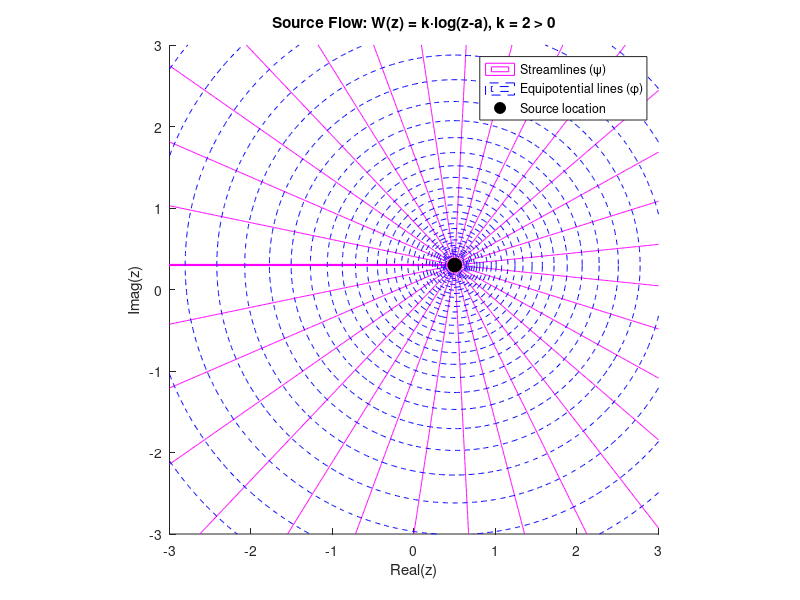
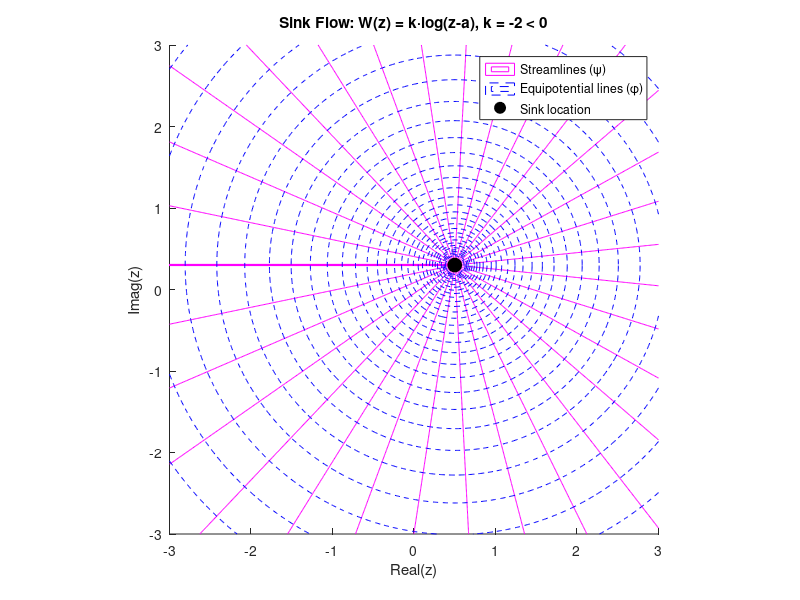
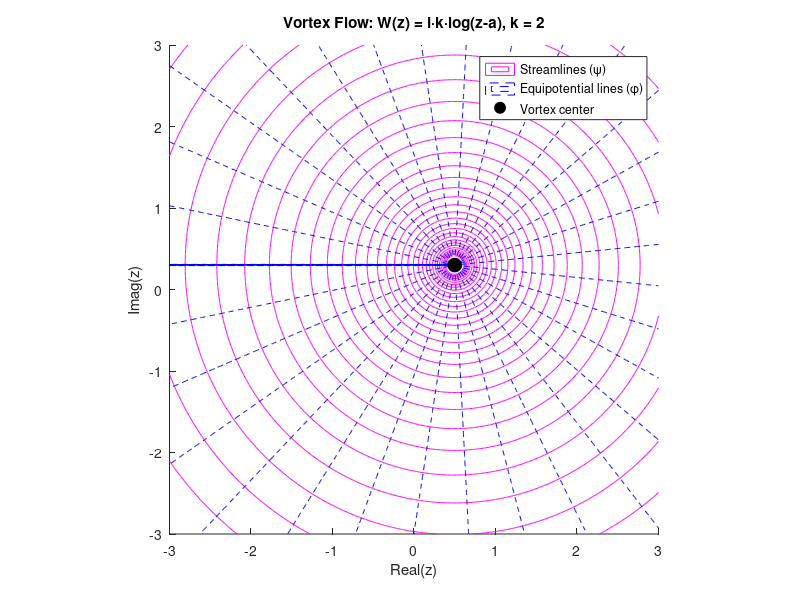
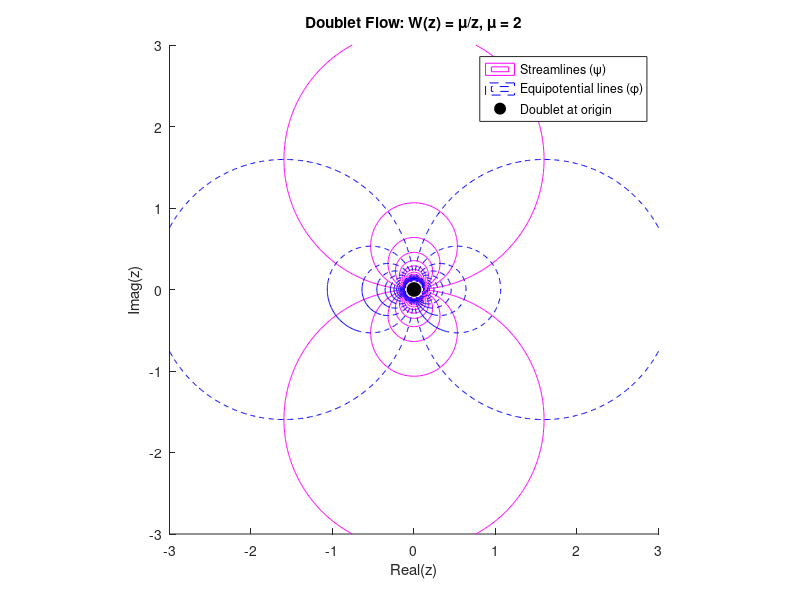

Write the MATLAB code that produced these figures, in order. (Note: this script raises an error after producing the figures.)
% Elementary Flow Visualization in the Complex Plane
% Complex Potential Analysis: W(z) = k*log(z-a)
% Author: Generated for fluid dynamics visualization
% Date: April 15, 2026

clc; clear; close all;

%% Setup Grid
x = linspace(-3, 3, 400);
y = linspace(-3, 3, 400);
[X, Y] = meshgrid(x, y);

%% Parameters
% Position of source/sink/vortex in complex plane
a = 0.5 + 0.3i;  % Complex constant position
a_x = real(a);
a_y = imag(a);

% Distance from singularity point
r = sqrt((X - a_x).^2 + (Y - a_y).^2);
theta = atan2(Y - a_y, X - a_x);

% Avoid singularity at z = a
r(r < 0.1) = NaN;

%% Source Flow (k > 0)
k_source = 2;  % Positive k for source

% Complex potential: W(z) = k*log(z-a) = k*log(r) + i*k*theta
% Real part (velocity potential): phi = k*log(r)
% Imaginary part (stream function): psi = k*theta
phi_source = k_source * log(r);
psi_source = k_source * theta;

figure(1)
set(gcf, 'Position', [100, 100, 800, 700]);
hold on;
contour(X, Y, psi_source, 30, 'm');  % Streamlines (magenta)
contour(X, Y, phi_source, 30, 'b--');  % Equipotential lines (blue dashed)
plot(a_x, a_y, 'ko', 'MarkerSize', 10, 'MarkerFaceColor', 'k');
axis equal;
xlim([-3, 3]);
ylim([-3, 3]);
xlabel('Real(z)');
ylabel('Imag(z)');
title(['Source Flow: W(z) = k·log(z-a), k = ' num2str(k_source) ' > 0']);
legend('Streamlines (\psi)', 'Equipotential lines (\phi)', 'Source location', 'Location', 'best');
hold off;

%% Sink Flow (k < 0)
k_sink = -2;  % Negative k for sink

phi_sink = k_sink * log(r);
psi_sink = k_sink * theta;

figure(2)
set(gcf, 'Position', [100, 100, 800, 700]);
hold on;
contour(X, Y, psi_sink, 30, 'm');  % Streamlines (magenta)
contour(X, Y, phi_sink, 30, 'b--');  % Equipotential lines (blue dashed)
plot(a_x, a_y, 'ko', 'MarkerSize', 10, 'MarkerFaceColor', 'k');
axis equal;
xlim([-3, 3]);
ylim([-3, 3]);
xlabel('Real(z)');
ylabel('Imag(z)');
title(['Sink Flow: W(z) = k·log(z-a), k = ' num2str(k_sink) ' < 0']);
legend('Streamlines (\psi)', 'Equipotential lines (\phi)', 'Sink location', 'Location', 'best');
hold off;

%% Vortex Flow (i*k*log(z-a))
k_vortex = 2;  % Strength parameter

% Complex potential: W(z) = i*k*log(z-a) = i*k*(log(r) + i*theta)
%                          = i*k*log(r) - k*theta
% Real part (velocity potential): phi = -k*theta
% Imaginary part (stream function): psi = k*log(r)
phi_vortex = -k_vortex * theta;
psi_vortex = k_vortex * log(r);

figure(3)
set(gcf, 'Position', [100, 100, 800, 700]);
hold on;
contour(X, Y, psi_vortex, 30, 'm');  % Streamlines (magenta)
contour(X, Y, phi_vortex, 30, 'b--');  % Equipotential lines (blue dashed)
plot(a_x, a_y, 'ko', 'MarkerSize', 10, 'MarkerFaceColor', 'k');
axis equal;
xlim([-3, 3]);
ylim([-3, 3]);
xlabel('Real(z)');
ylabel('Imag(z)');
title(['Vortex Flow: W(z) = i·k·log(z-a), k = ' num2str(k_vortex)]);
legend('Streamlines (\psi)', 'Equipotential lines (\phi)', 'Vortex center', 'Location', 'best');
hold off;

%% Doublet Flow (W(z) = mu/z)
% For doublet at origin with real strength mu
mu = 2;  % Real doublet strength (purely real for streamline on real axis)
a_doublet = 0;  % Doublet at origin

% Calculate distances from doublet center (origin)
r_doublet = sqrt(X.^2 + Y.^2);
r_doublet(r_doublet < 0.1) = NaN;  % Avoid singularity

% Complex potential: W(z) = mu/z = mu/(x+iy) = mu*(x-iy)/(x^2+y^2)
% Real part (velocity potential): phi = mu*x/(x^2+y^2)
% Imaginary part (stream function): psi = -mu*y/(x^2+y^2)
% Note: psi = 0 when y = 0 (the real axis is a streamline!)
phi_doublet = mu * X ./ (r_doublet.^2);
psi_doublet = -mu * Y ./ (r_doublet.^2);

figure(4)
set(gcf, 'Position', [100, 100, 800, 700]);
hold on;
contour(X, Y, psi_doublet, 30, 'm');  % Streamlines (magenta)
contour(X, Y, phi_doublet, 30, 'b--');  % Equipotental lines (blue dashed)
plot(0, 0, 'ko', 'MarkerSize', 10, 'MarkerFaceColor', 'k');
%plot([-3, 3], [0, 0], 'm-', 'LineWidth', 2);  % Real axis streamline
axis equal;
xlim([-3, 3]);
ylim([-3, 3]);
xlabel('Real(z)');
ylabel('Imag(z)');
title(['Doublet Flow: W(z) = \mu/z, \mu = ' num2str(mu)]);
legend('Streamlines (\psi)', 'Equipotential lines (\phi)', 'Doublet at origin', 'Real axis (\psi=0)', 'Location', 'best');
hold off;

%% Combined Comparison Plot
figure(5)
set(gcf, 'Position', [100, 100, 1400, 1000]);
subplot(2, 2, 1)
hold on;
contour(X, Y, psi_source, 30, 'm');
contour(X, Y, phi_source, 30, 'b--');
plot(a_x, a_y, 'ko', 'MarkerSize', 8, 'MarkerFaceColor', 'k');
axis equal;
xlim([-3, 3]); ylim([-3, 3]);
xlabel('Real(z)'); ylabel('Imag(z)');
title('Source (k > 0)');
hold off;

subplot(2, 2, 2)
hold on;
contour(X, Y, psi_sink, 30, 'm');
contour(X, Y, phi_sink, 30, 'b--');
plot(a_x, a_y, 'ko', 'MarkerSize', 8, 'MarkerFaceColor', 'k');
axis equal;
xlim([-3, 3]); ylim([-3, 3]);
xlabel('Real(z)'); ylabel('Imag(z)');
title('Sink (k < 0)');
hold off;

subplot(2, 2, 3)
hold on;
contour(X, Y, psi_vortex, 30, 'm');
contour(X, Y, phi_vortex, 30, 'b--');
plot(a_x, a_y, 'ko', 'MarkerSize', 8, 'MarkerFaceColor', 'k');
axis equal;
xlim([-3, 3]); ylim([-3, 3]);
xlabel('Real(z)'); ylabel('Imag(z)');
title('Vortex (i·k)');
hold off;

subplot(2, 2, 4)
hold on;
contour(X, Y, psi_doublet, 30, 'm');
contour(X, Y, phi_doublet, 30, 'b--');
plot(0, 0, 'ko', 'MarkerSize', 8, 'MarkerFaceColor', 'k');
%plot([-3, 3], [0, 0], 'm-', 'LineWidth', 1.5);  % Real axis streamline
axis equal;
xlim([-3, 3]); ylim([-3, 3]);
xlabel('Real(z)'); ylabel('Imag(z)');
title('Doublet (\mu/z)');
hold off;

% Add global legend for the comparison plot
Lh = legend('Streamlines (\psi)', 'Equipotential lines (\phi)', 'Singularity');
Lh.Position(1) = 0.45;  % Center horizontally
Lh.Position(2) = 0.02;  % Bottom of figure

sgtitle('Elementary Flows in the Complex Plane');

fprintf('Plots generated successfully!\n');
fprintf('Source/Sink/Vortex location: a = %.2f + %.2fi\n', a_x, a_y);
fprintf('Doublet location: origin (0, 0)\n');
fprintf('Source strength: k = %.2f\n', k_source);
fprintf('Sink strength: k = %.2f\n', k_sink);
fprintf('Vortex circulation: Γ = 2πk = %.2f\n', 2*pi*k_vortex);
fprintf('Doublet strength: μ = %.2f (real axis is streamline)\n', mu);
